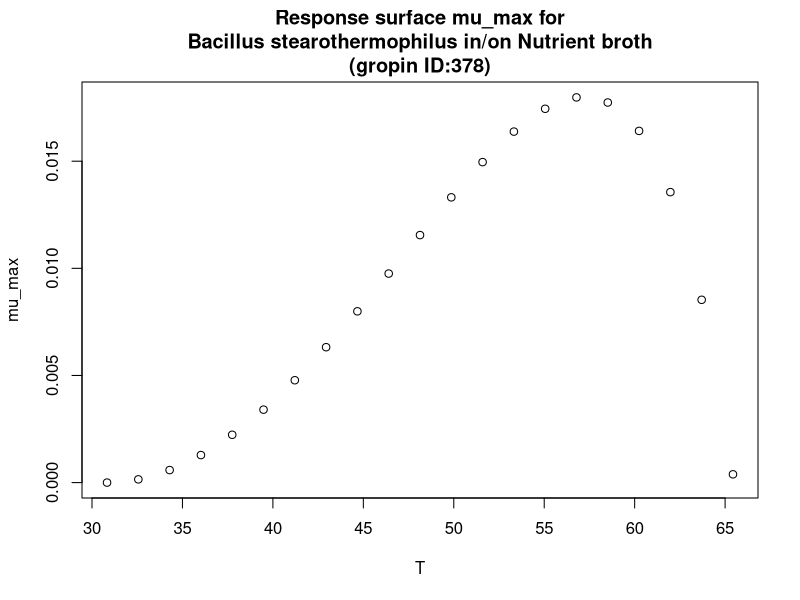

Source code (R):
#############################
# start of Parameter script
#############################
T <- seq(30.8308,65.4345654345654,length.out=21)
#############################
# end of Parameter script
#############################
############################# 
# start of Model script Gropin ID 378 
#############################
 
# constant coefficients for this model
 
variables <- data.frame(T)
argumentsPar <- expand.grid(variables)
 
# heart of the model
response_surface <- function(T) {
   mumax <-(1.8*(10^-2)*(T-65.5)*((T-30.8)^2))/((57.2-30.8)*((57.2-30.8)*(T-57.2)-(57.2-65.5)*(57.2+30.8-2*T)))

return(mumax=mumax)
} 

# output parameters
mumax <- cbind(argumentsPar,response_surface(argumentsPar['T']))
colnames(mumax) <- c(colnames(argumentsPar),'mumax')
#############################
# End of Model script
#############################
############################# 
# start of Visualisation script Gropin ID 378 
#############################
plot(T,mumax$mumax,
                          xlab='T',
                          ylab='mu_max',main='Response surface mu_max for
Bacillus stearothermophilus in/on Nutrient broth
(gropin ID:378)')
#############################
# End of Visualisation script
#############################
